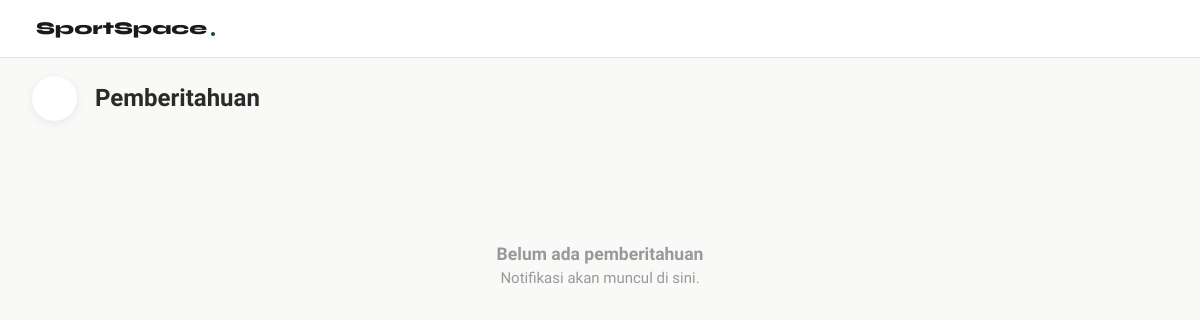
The page /notifikasi-user.php (signed in) on the database as committed earlier.
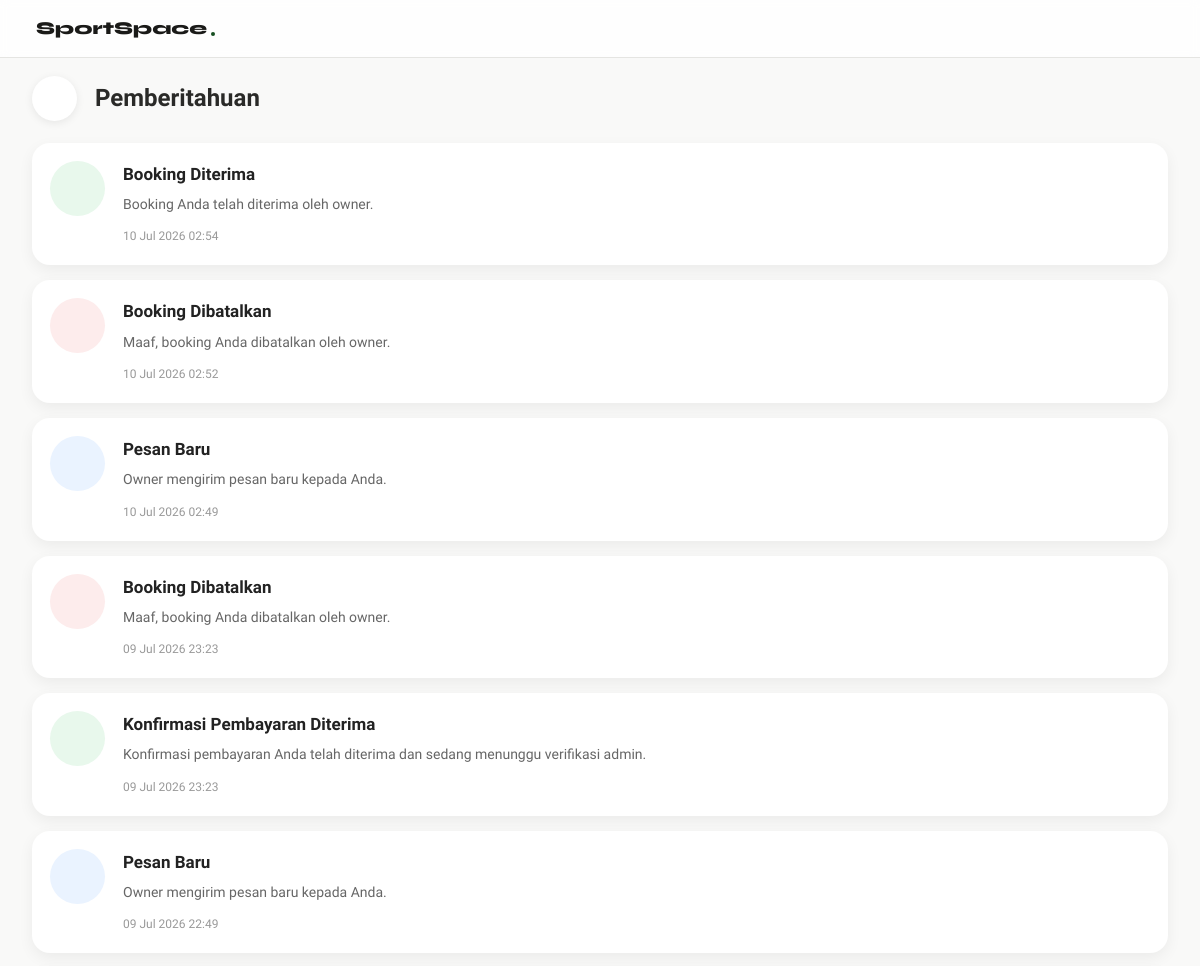
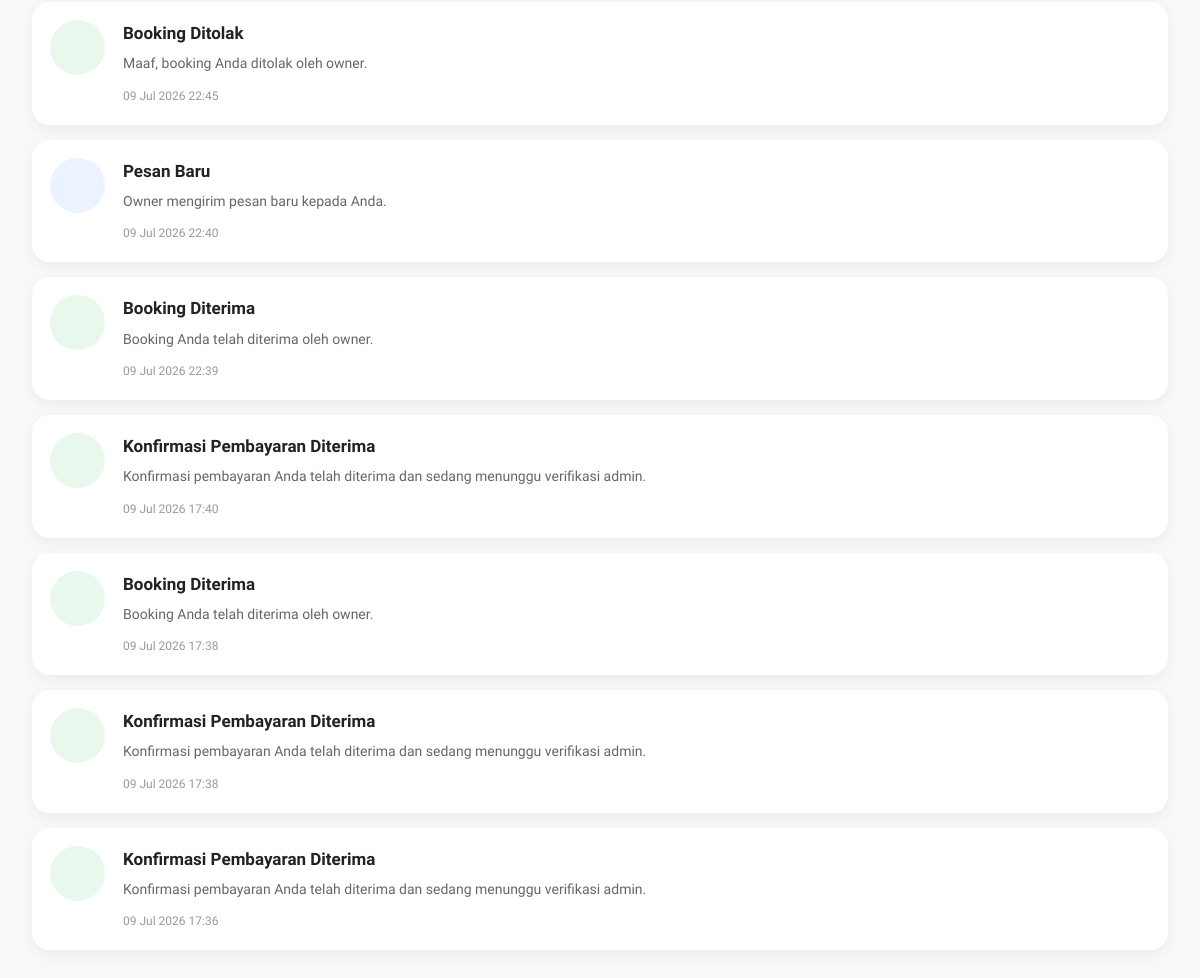
The same page on the database as committed later (2 pictures, top to bottom).
### tables this page shows
CREATE TABLE `user_notifications` (
  `notification_id` int(11) NOT NULL,
  `user_id` int(11) NOT NULL,
  `field_id` int(11) DEFAULT NULL,
  `booking_id` int(11) DEFAULT NULL,
  `jenis` enum('chat','booking_dibuat','booking_diterima','booking_dibatalkan','pembayaran_diterima','pembayaran_ditolak') NOT NULL,
  `judul` varchar(100) NOT NULL,
  `isi` text NOT NULL,
  `status` enum('belum','dibaca') DEFAULT 'belum',
  `created_at` timestamp NOT NULL DEFAULT current_timestamp()
);

### notifikasi-user.php (the view, shortened to what this page needs)
<?php
include "config.php";
$user_id = $_SESSION['user_id'];
mysqli_query($conn, "
UPDATE user_notifications
SET status='dibaca'
WHERE user_id='$user_id'
");
$query = mysqli_query($conn, "
SELECT *
FROM user_notifications
WHERE user_id='$user_id'
ORDER BY notification_id DESC
");
?>
<!DOCTYPE html>
<html lang="id">
<head>
    <link rel="stylesheet" href="https://cdn.jsdelivr.net/npm/@tabler/icons-webfont@latest/dist/tabler-icons.min.css">
    <link rel="stylesheet" href="notif.css">
</head>
<body>
    <nav class="navbar">
        <a href="index.php" class="navbar-brand">
            <span>SportSpace</span>
            <div class="dot"></div>
        </a>
    </nav>
    <div class="container">
        <div class="header">
            <a href="index.php" class="back">
            </a>
            <h2>Pemberitahuan</h2>
        </div>
        <?php
        if (mysqli_num_rows($query) == 0) {
            ?>
            <div class="empty">
                <h3>Belum ada pemberitahuan</h3>
                <p>Notifikasi akan muncul di sini.</p>
            </div>
            <?php
        } else {
            while ($n = mysqli_fetch_assoc($query)) {
                $warna = "green";
                $link = "#";
                switch ($n['jenis']) {
                    case "chat":
                        $warna = "blue";
                       $link = "chat.php?field_id=" . $n['field_id'] . "&from=notif";
                        break;
                    case "booking_dibuat":
                        $link = "riwayat.php?booking=" . $n['booking_id'] . "&from=notif";
                        break;
                    case "booking_diterima":
                        $warna = "green";
                       $link = "riwayat.php?booking=" . $n['booking_id'] . "&from=notif";
                        break;
                    case "booking_dibatalkan":
                        $warna = "red";
                        $link = "riwayat.php?booking=" . $n['booking_id'] . "&from=notif";
                        break;
                }
                ?>
                <a href="<?= $link ?>" class="card">
                    <div class="icon <?= $warna ?>">
                    </div>
                    <div class="content">
                        <h4><?= $n['judul']; ?></h4>
                        <p><?= $n['isi']; ?></p>
                        <span><?= date("d M Y H:i", strtotime($n['created_at'])); ?></span>
                    </div>
                </a>
                <?php
            }
        }
        ?>
</body>
</html>

### notif.css (style rules this page uses)
:root { --green: #164f21; --green-light: #bceab8; --green-mid: #1f9b32; --amber: #BA7517; --amber-light: #FAEEDA; --red: #C0392B; --red-light: #FDECEA; --blue-light: #E6F1FB; --blue: #185FA5; --gray-50: #F9F9F8; --gray-100: #F2F2F0; --gray-200: #E5E5E2; --gray-300: #D1D0CC; --gray-400: #9C9A92; --gray-600: #5C5B56; --gray-800: #2A2A28; --gray-900: #1A1A18; --white: #FFFFFF; --black: #000000; --radius-sm: 6px; --radius-md: 10px; --radius-lg: 16px; --radius-xl: 24px; --shadow-sm: 0 1px 3px rgba(0, 0, 0, .06), 0 1px 2px rgba(0, 0, 0, .04); --shadow-md: 0 4px 12px rgba(0, 0, 0, .08), 0 2px 4px rgba(0, 0, 0, .04); --shadow-lg: 0 10px 30px rgba(0, 0, 0, .10), 0 4px 8px rgba(0, 0, 0, .04); }
*, *::before, *::after { box-sizing: border-box; margin: 0; padding: 0; }
body { font-family: 'Plus Jakarta Sans', sans-serif; background: var(--gray-50); color: var(--gray-800); line-height: 1.6; font-size: 15px; }
h1, h2 { font-size: 15px; font-family: 'Plus Jakarta Sans', sans-serif; line-height: 1.3; }
a { text-decoration: none; color: inherit; }
.navbar { position: sticky; top: 0; z-index: 100; display: flex; align-items: center; justify-content: space-between; padding: 14px 32px; background: rgba(255, 255, 255, 0.85); backdrop-filter: blur(5px); border-bottom: 1px solid var(--gray-200); }
.navbar-brand { display: flex; align-items: center; gap: 4px; font-family: 'Syne', sans-serif; font-size: 18px; font-weight: 800; color: var(--gray-900); }
.navbar-brand .dot { width: 4px; height: 4px; background: var(--green); border-radius: 100%; transform: translateY(6px); }
.container { width:100%; max-width:none; margin:18px 0 30px; padding:0 32px; }
.header { display:flex; align-items:center; gap:18px; margin-bottom:22px; }
.back { width: 45px; height: 45px; border-radius: 50%; background: #fff; display: flex; justify-content: center; align-items: center; box-shadow: 0 2px 8px rgba(0, 0, 0, .08); color: #164f21; font-size: 22px; }
.header h2 { font-size: 24px; font-weight: 700; }
.card { display: flex; gap: 18px; padding: 18px; background: #fff; border-radius: 18px; margin-bottom: 15px; text-decoration: none; color: #222; box-shadow: 0 5px 15px rgba(0, 0, 0, .06); transition: .25s; width: 100%; }
.icon { width: 55px; height: 55px; border-radius: 50%; display: flex; justify-content: center; align-items: center; font-size: 24px; flex-shrink: 0; }
.green { background: #e8f8ec; color: #1f9b32; }
.red { background: #fdecec; color: #d62b2b; }
.blue { background: #eaf3ff; color: #2264dc; }
.content { flex: 1; }
.content h4 { font-size: 17px; margin-bottom: 5px; }
.content p { font-size: 14px; color: #666; margin-bottom: 8px; }
.content span { font-size: 12px; color: #999; }
.icon.red { background: #FDECEC; color: #DC2626; }
h3 { font-family: 'Plus Jakarta Sans', sans-serif; line-height: 1.3; }
.empty { text-align: center; padding: 100px 20px; color: #999; }

Rows that differ between the two databases and show on the page:
added user_notifications: judul "Booking Diterima", isi "Booking Anda telah diterima oleh owner.", created_at "10 Jul 2026 02:54"
added user_notifications: judul "Booking Dibatalkan", isi "Maaf, booking Anda dibatalkan oleh owner.", created_at "10 Jul 2026 02:52"
added user_notifications: judul "Pesan Baru", isi "Owner mengirim pesan baru kepada Anda.", created_at "10 Jul 2026 02:49", jenis "chat" (drawn)
added user_notifications: judul "Booking Dibatalkan", isi "Maaf, booking Anda dibatalkan oleh owner.", created_at "09 Jul 2026 23:23"
added user_notifications: judul "Konfirmasi Pembayaran Diterima", isi "Konfirmasi pembayaran Anda telah diterima dan sedang menunggu verifikasi admin.", created_at "09 Jul 2026 23:23"
added user_notifications: judul "Pesan Baru", isi "Owner mengirim pesan baru kepada Anda.", created_at "09 Jul 2026 22:49", jenis "chat" (drawn)
added user_notifications: judul "Booking Ditolak", isi "Maaf, booking Anda ditolak oleh owner.", created_at "09 Jul 2026 22:45"
added user_notifications: judul "Pesan Baru", isi "Owner mengirim pesan baru kepada Anda.", created_at "09 Jul 2026 22:40", jenis "chat" (drawn)
added user_notifications: judul "Booking Diterima", isi "Booking Anda telah diterima oleh owner.", created_at "09 Jul 2026 22:39"
added user_notifications: judul "Konfirmasi Pembayaran Diterima", isi "Konfirmasi pembayaran Anda telah diterima dan sedang menunggu verifikasi admin.", created_at "09 Jul 2026 17:40"
added user_notifications: judul "Booking Diterima", isi "Booking Anda telah diterima oleh owner.", created_at "09 Jul 2026 17:38"
added user_notifications: judul "Konfirmasi Pembayaran Diterima", isi "Konfirmasi pembayaran Anda telah diterima dan sedang menunggu verifikasi admin.", created_at "09 Jul 2026 17:38"
added user_notifications: judul "Konfirmasi Pembayaran Diterima", isi "Konfirmasi pembayaran Anda telah diterima dan sedang menunggu verifikasi admin.", created_at "09 Jul 2026 17:36"
Other text that changed with them:
text no longer shown: "Belum ada pemberitahuan Notifikasi akan muncul di sini."
